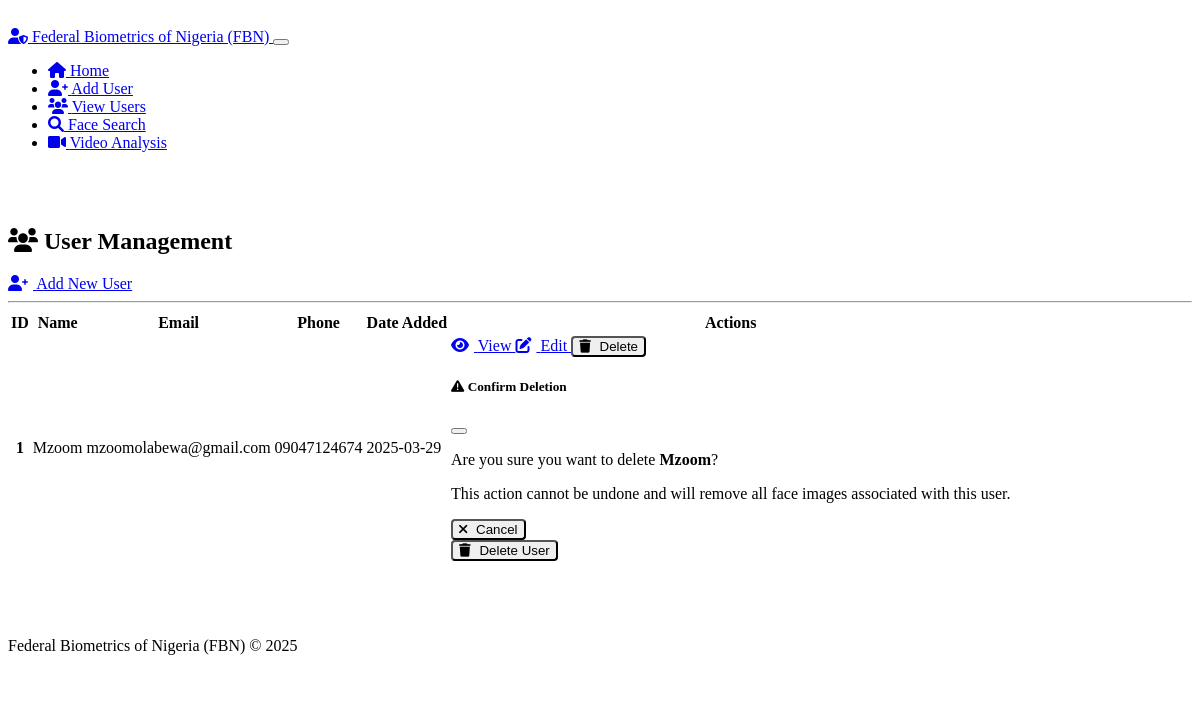
/users, run on an earlier commit of the app's database.
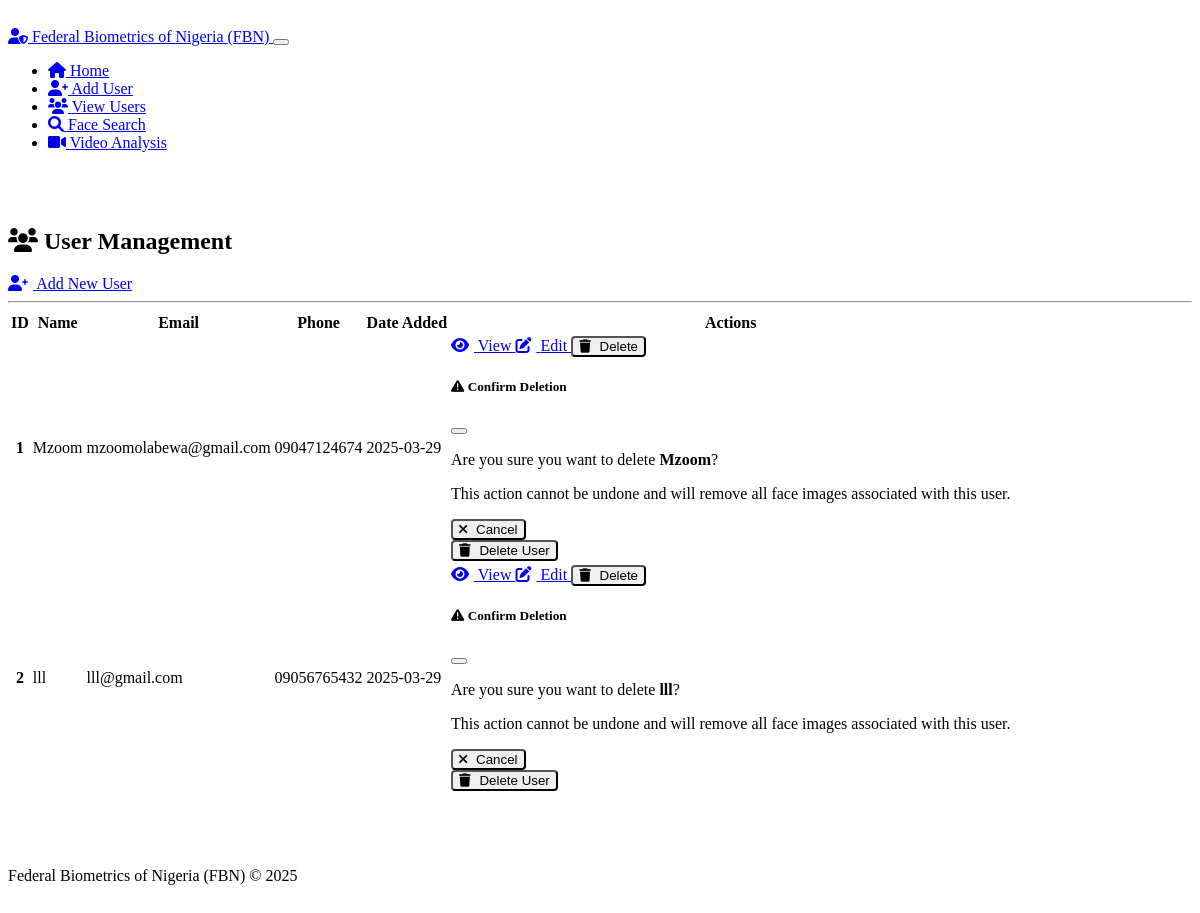
And on a later commit of the database.
### models.py (models this page shows, shortened)
class User(db.Model):
    __tablename__ = 'users'
    id = db.Column(db.Integer, primary_key=True)
    name = db.Column(db.String(100), nullable=False)
    email = db.Column(db.String(120), nullable=True, unique=True)
    phone = db.Column(db.String(20), nullable=True)
    details = db.Column(db.Text, nullable=True)
    created_at = db.Column(db.DateTime, default=datetime.utcnow)
    updated_at = db.Column(db.DateTime, default=datetime.utcnow, onupdate=datetime.utcnow)
    face_images = db.relationship('FaceImage', backref='user', lazy=True, cascade="all, delete-orphan")

### routes.py (the view)
@app.route('/users')
def view_users():
    users = DatabaseManager.get_all_users()
    return render_template('view_users.html', users=users)

### database.py (called while the page is built)
    @staticmethod
    def get_all_users():
        return User.query.all()

### templates/view_users.html (shortened to what this page needs)
{% extends 'base.html' %}
{% block content %}
<div class="row">
    <div class="col-md-12 mb-4">
        <div class="d-flex justify-content-between align-items-center">
            <h2><i class="fas fa-users"></i> User Management</h2>
            <a href="{{ url_for('add_user') }}" class="btn btn-primary">
                <i class="fas fa-user-plus"></i> Add New User
            </a>
        </div>
        <hr>
    </div>
</div>
<div class="row">
    <div class="col-md-12">
        {% if users %}
        <div class="table-responsive">
            <table class="table table-hover">
                <thead class="table-dark">
                    <tr>
                        <th scope="col">ID</th>
                        <th scope="col">Name</th>
                        <th scope="col">Email</th>
                        <th scope="col">Phone</th>
                        <th scope="col">Date Added</th>
                        <th scope="col">Actions</th>
                    </tr>
                </thead>
                <tbody>
                    {% for user in users %}
                    <tr>
                        <th scope="row">{{ user.id }}</th>
                        <td>{{ user.name }}</td>
                        <td>{{ user.email if user.email else '-' }}</td>
                        <td>{{ user.phone if user.phone else '-' }}</td>
                        <td>{{ user.created_at.strftime('%Y-%m-%d') }}</td>
                        <td>
                            <div class="btn-group" role="group">
                                <a href="{{ url_for('user_details', user_id=user.id) }}" class="btn btn-sm btn-info">
                                    <i class="fas fa-eye"></i> View
                                </a>
                                <a href="{{ url_for('edit_user', user_id=user.id) }}" class="btn btn-sm btn-warning">
                                    <i class="fas fa-edit"></i> Edit
                                </a>
                                <button type="button" class="btn btn-sm btn-danger" data-bs-toggle="modal"
                                        data-bs-target="#deleteModal{{ user.id }}">
                                    <i class="fas fa-trash"></i> Delete
                                </button>
                            </div>
                            <div class="modal fade" id="deleteModal{{ user.id }}" tabindex="-1"
                                 aria-labelledby="deleteModalLabel{{ user.id }}" aria-hidden="true">
                                <div class="modal-dialog">
                                    <div class="modal-content">
                                        <div class="modal-header bg-danger text-white">
                                            <h5 class="modal-title" id="deleteModalLabel{{ user.id }}">
                                                <i class="fas fa-exclamation-triangle"></i> Confirm Deletion
                                            </h5>
                                            <button type="button" class="btn-close" data-bs-dismiss="modal" aria-label="Close"></button>
                                        </div>
                                        <div class="modal-body">
                                            <p>Are you sure you want to delete <strong>{{ user.name }}</strong>?</p>
                                            <p>This action cannot be undone and will remove all face images associated with this user.</p>
                                        </div>
                                        <div class="modal-footer">
                                            <button type="button" class="btn btn-secondary" data-bs-dismiss="modal">
                                                <i class="fas fa-times"></i> Cancel
                                            </button>
                                            <form action="{{ url_for('delete_user', user_id=user.id) }}" method="post">
                                                <button type="submit" class="btn btn-danger">
                                                    <i class="fas fa-trash"></i> Delete User
                                                </button>
                                            </form>
                                        </div>
                                    </div>
                                </div>
                            </div>
                        </td>
                    </tr>
                    {% endfor %}
                </tbody>
            </table>
        </div>
        {% endif %}
    </div>
</div>
{% endblock %}

### templates/base.html (shortened to what this page needs)
<!DOCTYPE html>
<html lang="en" data-bs-theme="dark">
<head>
    <link rel="stylesheet" href="https://cdn.replit.com/agent/bootstrap-agent-dark-theme.min.css">
    <link rel="stylesheet" href="{{ url_for('static', filename='css/style.css') }}">
    <link rel="stylesheet" href="https://cdnjs.cloudflare.com/ajax/libs/font-awesome/6.0.0/css/all.min.css">
</head>
<body>
    <nav class="navbar navbar-expand-lg navbar-dark bg-dark mb-4">
        <div class="container">
            <a class="navbar-brand" href="{{ url_for('index') }}">
                <i class="fas fa-user-shield"></i> Federal Biometrics of Nigeria (FBN)
            </a>
            <button class="navbar-toggler" type="button" data-bs-toggle="collapse" data-bs-target="#navbarNav"
                    aria-controls="navbarNav" aria-expanded="false" aria-label="Toggle navigation">
            </button>
            <div class="collapse navbar-collapse" id="navbarNav">
                <ul class="navbar-nav ms-auto">
                    <li class="nav-item">
                        <a class="nav-link" href="{{ url_for('index') }}">
                            <i class="fas fa-home"></i> Home
                        </a>
                    </li>
                    <li class="nav-item">
                        <a class="nav-link" href="{{ url_for('add_user') }}">
                            <i class="fas fa-user-plus"></i> Add User
                        </a>
                    </li>
                    <li class="nav-item">
                        <a class="nav-link" href="{{ url_for('view_users') }}">
                            <i class="fas fa-users"></i> View Users
                        </a>
                    </li>
                    <li class="nav-item">
                        <a class="nav-link" href="{{ url_for('search') }}">
                            <i class="fas fa-search"></i> Face Search
                        </a>
                    </li>
                    <li class="nav-item">
                        <a class="nav-link" href="{{ url_for('video_analysis') }}">
                            <i class="fas fa-video"></i> Video Analysis
                        </a>
                    </li>
                </ul>
            </div>
        </div>
    </nav>
    <div class="container">
        {% block content %}{% endblock %}
    </div>
    <footer class="footer mt-5 py-3 bg-dark">
        <div class="container text-center">
            <span class="text-muted">Federal Biometrics of Nigeria (FBN) &copy; 2025</span>
        </div>
    </footer>
</body>
</html>

### static/css/style.css (style rules this page uses)
.container { padding-top: 20px; padding-bottom: 20px; }
.btn { border-radius: 4px; font-weight: 500; }
.footer { border-top: 1px solid rgba(255, 255, 255, 0.1); margin-top: 2rem; }
.btn i { margin-right: 5px; }
.card, .btn, .alert { transition: all 0.3s ease; }
.table { border-radius: 5px; overflow: hidden; }
.table th { font-weight: 600; }

What changed in the data, as far as the page shows it:
added User: id "2", name "lll", email "lll@gmail.com", phone "09056765432", created_at "2025-03-29"
